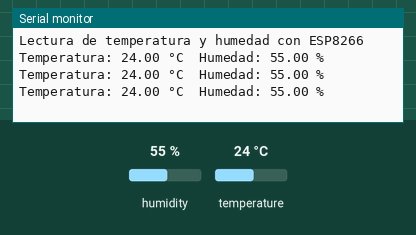
Recording of a sketch running on a simulated ESP8266 (NodeMCU). On the bench: the last lines printed to the serial monitor. The test bench sets the inputs (shaded band); at power-on: humidity 55 %, temperature 24 °C.

Above: at 5.3 s.
5.4 s: humidity set to 22 %
At 8.0 s:
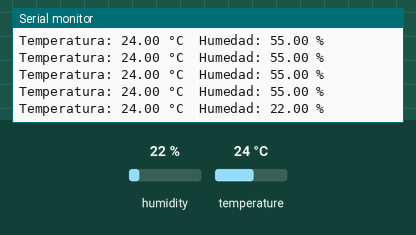
9.5 s: temperature set to 12 °C
At 11.7 s:
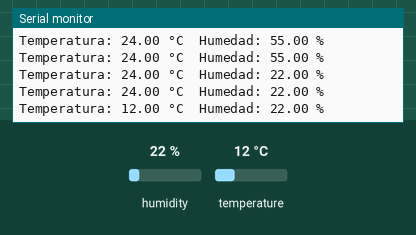
13.6 s: humidity set to 40 %
At 13.6 s:
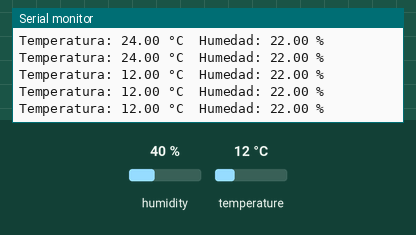
Timing chart, 0 to 16.6 s (numbered marks = the images above; inputs shaded):
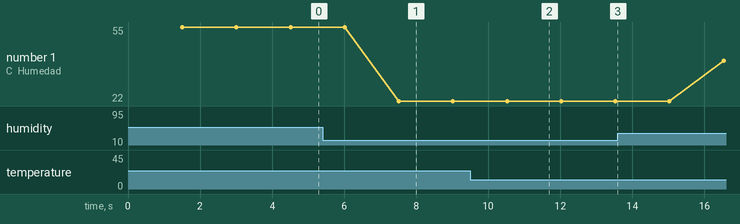

The sketch:

Humedad_temperatura_terminal_serie.ino
```cpp
#include <DHT.h>

// Configuración del sensor
#define DHTPIN D2          // Pin de datos del sensor conectado a D2 (GPIO4)
#define DHTTYPE DHT22      // Cambiar a DHT11 si usás ese modelo

DHT dht(DHTPIN, DHTTYPE);  // Inicializar el sensor

void setup() {
  Serial.begin(115200);
  dht.begin();
  Serial.println("Lectura de temperatura y humedad con ESP8266");
}

void loop() {
  delay(1500); // Esperar 2 segundos entre lecturas

  float humedad = dht.readHumidity();
  float temperatura = dht.readTemperature(); // °C

  // Verificar si la lectura fue exitosa
  if (isnan(humedad) || isnan(temperatura)) {
    Serial.println("Error al leer el sensor DHT!");
    return;
  }

  Serial.print("Temperatura: ");
  Serial.print(temperatura);
  Serial.print(" °C\tHumedad: ");
  Serial.print(humedad);
  Serial.println(" %");
}
```

Measured:
- after the input at 5.4 s, the serial monitor: prints a new line after 2.1 s (image 1)
- after the input at 9.5 s, the serial monitor: prints a new line after 1.0 s (image 2)
- plotted number 1: 55 → 22 after the input at 5.4 s, 22 → 40 after the input at 13.6 s
